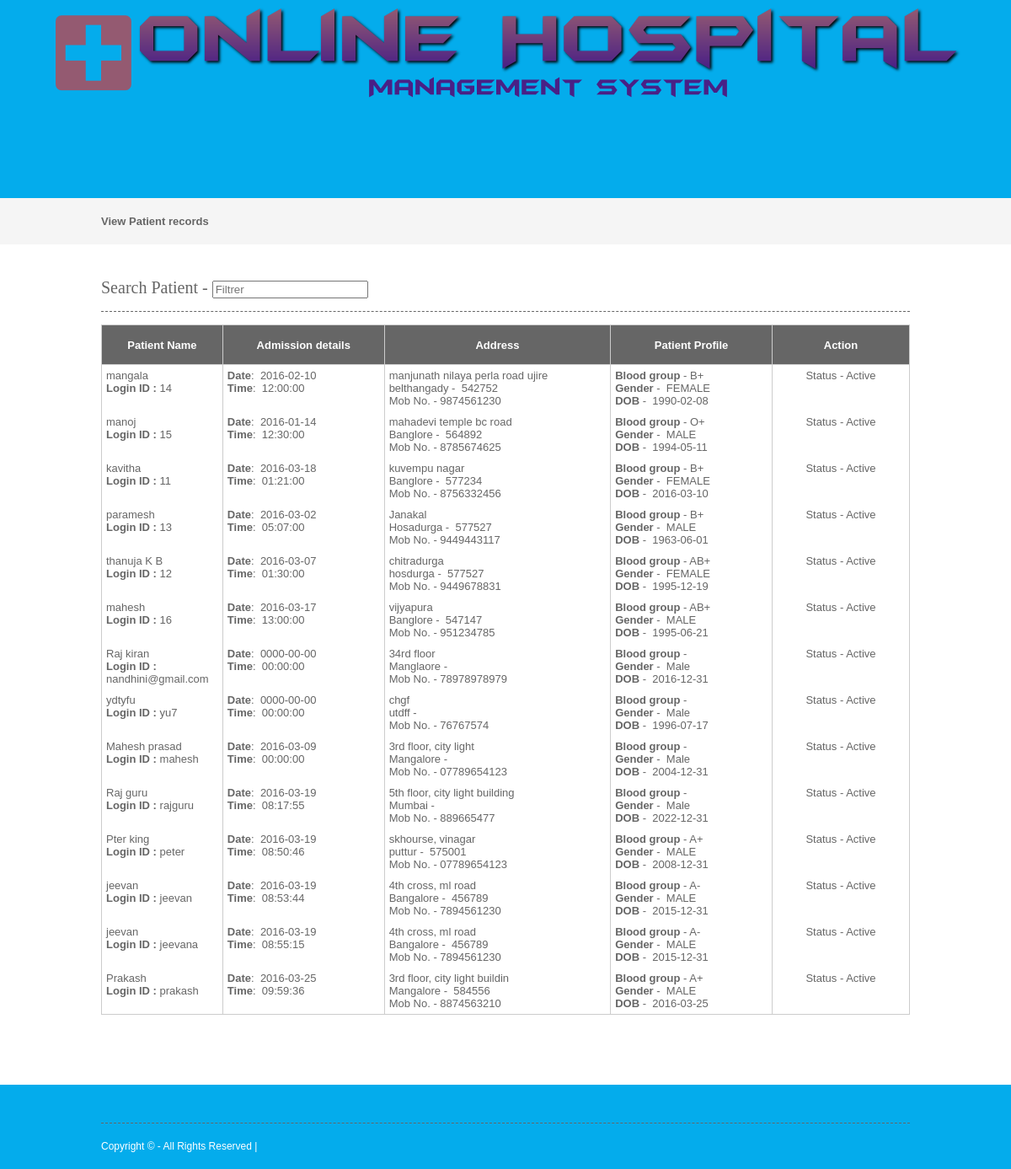
The app's page /php/viewpatient.php with its own data.
### tables this page shows
CREATE TABLE IF NOT EXISTS `patient` (
  `patientid` int(10) NOT NULL AUTO_INCREMENT,
  `patientname` varchar(50) NOT NULL,
  `admissiondate` date NOT NULL,
  `admissiontime` time NOT NULL,
  `address` varchar(250) NOT NULL,
  `mobileno` varchar(15) NOT NULL,
  `city` varchar(25) NOT NULL,
  `pincode` varchar(20) NOT NULL,
  `loginid` varchar(25) NOT NULL,
  `password` varchar(25) NOT NULL,
  `bloodgroup` varchar(20) NOT NULL,
  `gender` varchar(10) NOT NULL,
  `dob` date NOT NULL,
  `status` varchar(10) NOT NULL,
  PRIMARY KEY (`patientid`),
  KEY `loginid` (`loginid`)
);

### php/viewpatient.php (the view, shortened to what this page needs)
<?php
include("headers.php");
include("dbconnection.php");
?>
<div class="wrapper col2">
  <div id="breadcrumb">
    <ul>
      <li class="first">View Patient records</li></ul>
  </div>
</div>
<div class="wrapper col4">
  <div id="container">
<section class="container">
<h2>Search Patient - <input type="search" class="light-table-filter" data-table="order-table" placeholder="Filtrer" /></h2>
	<table class="order-table">
      <thead>
        <tr>
          <th width="15%" height="36"><div align="center">Patient Name</div></th>
          <th width="20%"><div align="center">Admission details</div></th>
          <th width="28%"><div align="center">Address</div></th>
          <th width="20%"><div align="center">Patient Profile</div></th>
          <th width="17%"><div align="center">Action</div></th>
        </tr>
        </thead>
      <tbody>
   <?php
		$sql ="SELECT * FROM patient";
		$qsql = mysqli_query($con,$sql);
		while($rs = mysqli_fetch_array($qsql))
		{
        echo "<tr>
          <td>$rs[patientname]<br>
		  <strong>Login ID :</strong> $rs[loginid] </td>
          <td>
		  <strong>Date</strong>: &nbsp;$rs[admissiondate]<br>
		 <strong>Time</strong>: &nbsp;$rs[admissiontime]</td>
		   <td>$rs[address]<br>$rs[city] -  &nbsp;$rs[pincode]<br>
Mob No. - $rs[mobileno]</td>
			    <td><strong>Blood group</strong> - $rs[bloodgroup]<br>
<strong>Gender</strong> - &nbsp;$rs[gender]<br>
<strong>DOB</strong> - &nbsp;$rs[dob]</td>
          <td align='center'>Status - $rs[status] <br>";
		  echo "</td></tr>";
		}
		?>
      </tbody>
    </table>
</section>
    <p>&nbsp;</p>
  </div>
</div>
<?php
include("footers.php");
?>

### layout/styles/layout.css (style rules this page uses)
html { overflow-y:scroll; }
body { margin:0; padding:0; font-size:13px; font-family:verdana, Arial, Helvetica, sans-serif; color:#FFFFFF; background-color:#4F473A; }
div.wrapper { display:block; width:100%; margin:0; text-align:left; }
.col2 { color:#666666; background-color:#F5F5F5; }
.col3, .col4 { color:#666666; background-color:#FFFFFF; }
#head, #gallery, #breadcrumb, #container, #footer { display:block; position:relative; width:960px; margin:0 auto; }
#breadcrumb { padding:20px 0; }
#breadcrumb ul { margin:0; padding:0; list-style:none; }
#breadcrumb ul li { display:inline; }
#breadcrumb ul li.first { font-weight:bold; }
#container { padding:40px 0; }
#container h1, #container h2, #container h3, #container h4, #container h5, #container h6 { margin:0 0 15px 0; padding:0 0 15px 0; line-height:normal; font-weight:normal; font-size:20px; font-family:Georgia, "Times New Roman", Times, serif; border-bottom:1px dashed #666666; }

### layout/styles/tables.css (style rules this page uses)
table { width:100%; border-collapse:collapse; table-layout:auto; vertical-align:top; margin-bottom:15px; border:1px solid #CCCCCC; }
table thead th { color:#FFFFFF; background-color:#666666; border:1px solid #CCCCCC; border-collapse:collapse; text-align:center; table-layout:auto; vertical-align:middle; }
table tbody td { vertical-align:top; border-collapse:collapse; border-left:1px solid #CCCCCC; border-right:1px solid #CCCCCC; }
table thead th, table tbody td { padding:5px; border-collapse:collapse; }

### records on screen
patient: patientname "mangala", loginid "14", admissiondate "2016-02-10", admissiontime "12:00:00", address "manjunath nilaya perla road ujire", city "belthangady", pincode "542752", mobileno "9874561230", bloodgroup "B+", gender "FEMALE", dob "1990-02-08", status "Active"
patient: patientname "manoj", loginid "15", admissiondate "2016-01-14", admissiontime "12:30:00", address "mahadevi temple bc road", city "Banglore", pincode "564892", mobileno "8785674625", bloodgroup "O+", gender "MALE", dob "1994-05-11", status "Active"
patient: patientname "kavitha", loginid "11", admissiondate "2016-03-18", admissiontime "01:21:00", address "kuvempu nagar", city "Banglore", pincode "577234", mobileno "8756332456", bloodgroup "B+", gender "FEMALE", dob "2016-03-10", status "Active"
patient: patientname "paramesh", loginid "13", admissiondate "2016-03-02", admissiontime "05:07:00", address "Janakal", city "Hosadurga", pincode "577527", mobileno "9449443117", bloodgroup "B+", gender "MALE", dob "1963-06-01", status "Active"
patient: patientname "thanuja K B", loginid "12", admissiondate "2016-03-07", admissiontime "01:30:00", address "chitradurga", city "hosdurga", pincode "577527", mobileno "9449678831", bloodgroup "AB+", gender "FEMALE", dob "1995-12-19", status "Active"
patient: patientname "mahesh", loginid "16", admissiondate "2016-03-17", admissiontime "13:00:00", address "vijyapura", city "Banglore", pincode "547147", mobileno "951234785", bloodgroup "AB+", gender "MALE", dob "1995-06-21", status "Active"
patient: patientname "Raj kiran", loginid "nandhini@gmail.com", admissiondate "0000-00-00", admissiontime "00:00:00", address "34rd floor", city "Manglaore", mobileno "78978978979", gender "Male", dob "2016-12-31", status "Active"
patient: patientname "ydtyfu", loginid "yu7", admissiondate "0000-00-00", admissiontime "00:00:00", address "chgf", city "utdff", mobileno "76767574", gender "Male", dob "1996-07-17", status "Active"
patient: patientname "Mahesh prasad", loginid "mahesh", admissiondate "2016-03-09", admissiontime "00:00:00", address "3rd floor, city light", city "Mangalore", mobileno "07789654123", gender "Male", dob "2004-12-31", status "Active"
patient: patientname "Raj guru", loginid "rajguru", admissiondate "2016-03-19", admissiontime "08:17:55", address "5th floor, city light building", city "Mumbai", mobileno "889665477", gender "Male", dob "2022-12-31", status "Active"
patient: patientname "Pter king", loginid "peter", admissiondate "2016-03-19", admissiontime "08:50:46", address "skhourse, vinagar", city "puttur", pincode "575001", mobileno "07789654123", bloodgroup "A+", gender "MALE", dob "2008-12-31", status "Active"
patient: patientname "jeevan", loginid "jeevan", admissiondate "2016-03-19", admissiontime "08:53:44", address "4th cross, ml road", city "Bangalore", pincode "456789", mobileno "7894561230", bloodgroup "A-", gender "MALE", dob "2015-12-31", status "Active"
patient: patientname "jeevan", loginid "jeevana", admissiondate "2016-03-19", admissiontime "08:55:15", address "4th cross, ml road", city "Bangalore", pincode "456789", mobileno "7894561230", bloodgroup "A-", gender "MALE", dob "2015-12-31", status "Active"
patient: patientname "Prakash", loginid "prakash", admissiondate "2016-03-25", admissiontime "09:59:36", address "3rd floor, city light buildin", city "Mangalore", pincode "584556", mobileno "8874563210", bloodgroup "A+", gender "MALE", dob "2016-03-25", status "Active"
